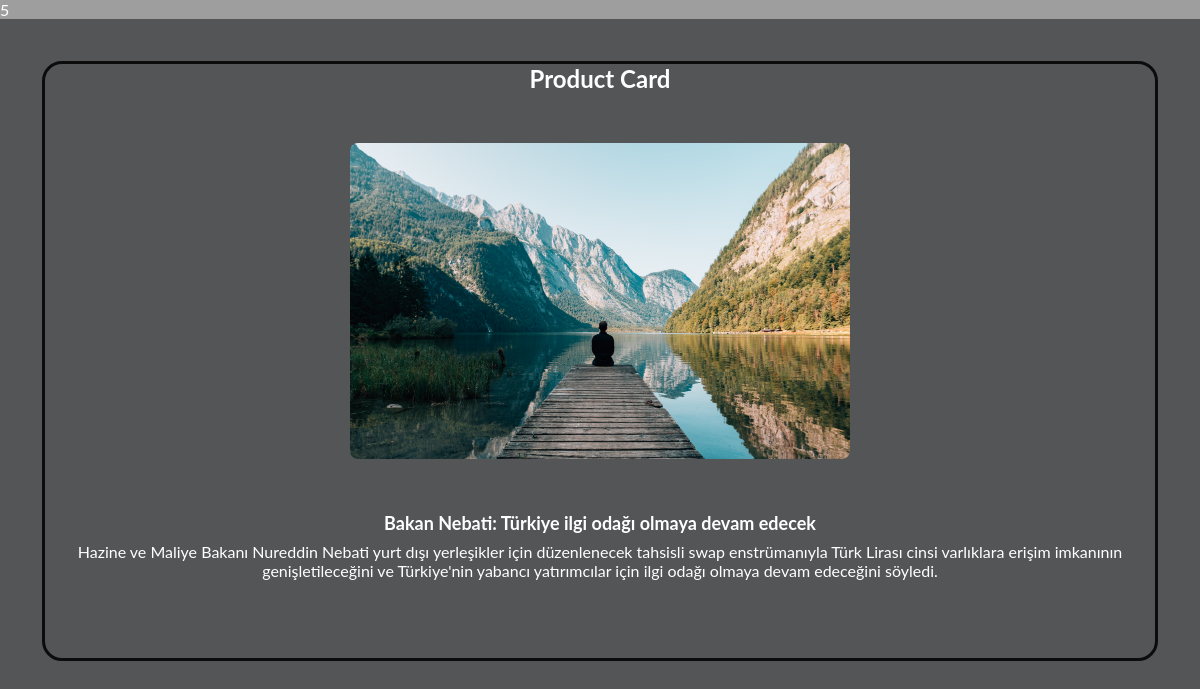
The page /göster.php?name=makale.5 on the database its author committed.
### tables this page shows
CREATE TABLE `haberler` (
  `id` int(10) UNSIGNED NOT NULL,
  `HaberBasligi` varchar(100) NOT NULL,
  `HaberIcerigi` text NOT NULL,
  `HaberfotoAdi` varchar(100) NOT NULL
);

### göster.php (the view, shortened to what this page needs)
<link rel="stylesheet" href="style.css">
<?php
function Filtrele($Deger)
{
    $Bir   =  trim($Deger);
    $iki   =  strip_tags($Bir);
    $Uc    =  htmlspecialchars($iki, ENT_QUOTES);
    $sonuc =  $Uc;
    return    $sonuc;
};
include("baglan.php");
$GelenId = Filtrele($_GET["name"]);
$gelendeger = explode(".", $GelenId);
?>
<?php
if ($gelendeger[0] == "makale") {
    $HaberSorgusu        =    $VeritabaniBaglantisi->prepare("SELECT * FROM haberler where id= ?
 ");
    $HaberSorgusu->execute([$gelendeger[1]]);
    $key        =         $HaberSorgusu->fetch(PDO::FETCH_ASSOC);
?>
    <div class="container1">
        <div class="card" id="_<?php echo $key["id"] ?>">
            <h2 style="text-align:center">Product Card</h2>
            <div class="card-text">
                <img src="img/<?php echo $key["HaberfotoAdi"] ?>	" alt="Denim Jeans" style="width:100% ">
                <h1> <?php echo $key["HaberBasligi"] ?></h1>
                <p>
                    <?php echo $key["HaberIcerigi"] ?>
                </p>
            </div>
        </div>
            <?php }; ?>

### style.css (style rules this page uses)
* { padding: 0; margin: 0; box-sizing: border-box; }
.card-text img { border-radius: 8px; max-width: 370px; max-height: 200px; }
.card-text h1 { font-size: medium; font-size: 18px; margin: 3px; text-align: center; }
.card-text p { padding: 5px; }
#_5 { grid-column: 2; grid-row: 3; }
.container1 { padding: 2em; margin: 0px; height: 800px; background-color:#535557 ; }
.container1 .card { margin: 10px; border: solid; border-radius: 20px; border-color: #0c0c0c; text-align: center; height: 600px; }
.container1 .card-text img { border-radius: 8px; max-width: 500px; max-height: 500px; margin: 50px; }

### rows shown on the page
haberler: HaberfotoAdi (picture), HaberBasligi "Bakan Nebati: Türkiye ilgi odağı olmaya devam edecek", HaberIcerigi "Hazine ve Maliye Bakanı Nureddin Nebati yurt dışı yerleşikler için düzenlenecek tahsisli swap enstrümanıyla Türk Lirası cinsi varlıklara erişim imkanının genişletileceğini ve Türkiye'nin yabancı yatırımcılar için ilgi odağı olmaya devam edeceğini söyledi."
